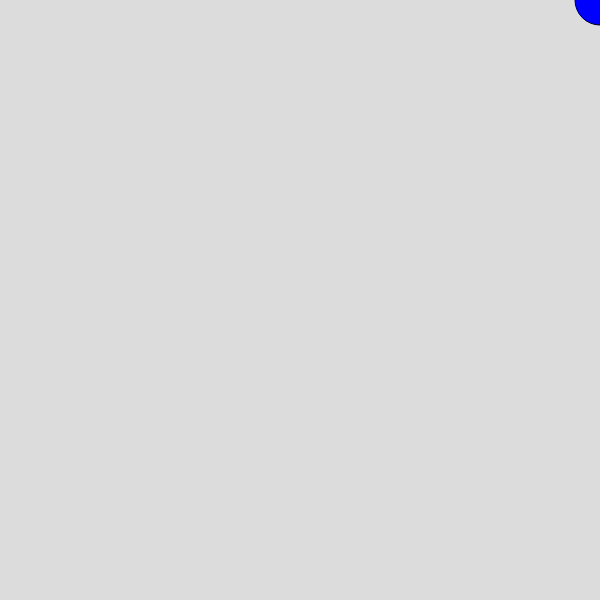
Frame 1 (no input)
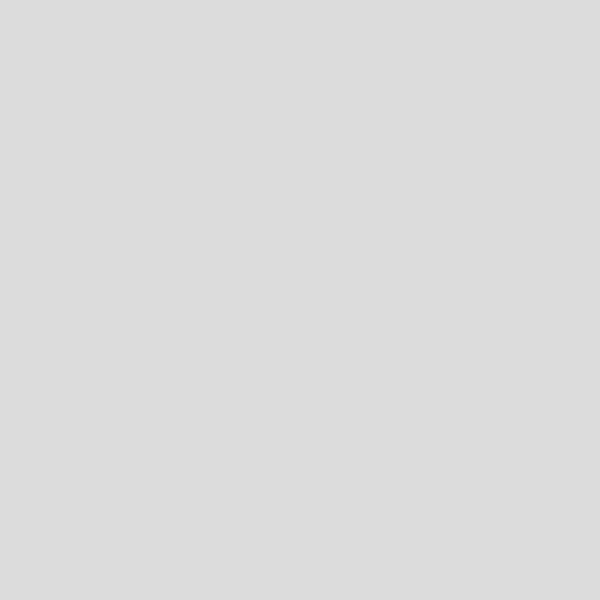
Frame 60 (no input)
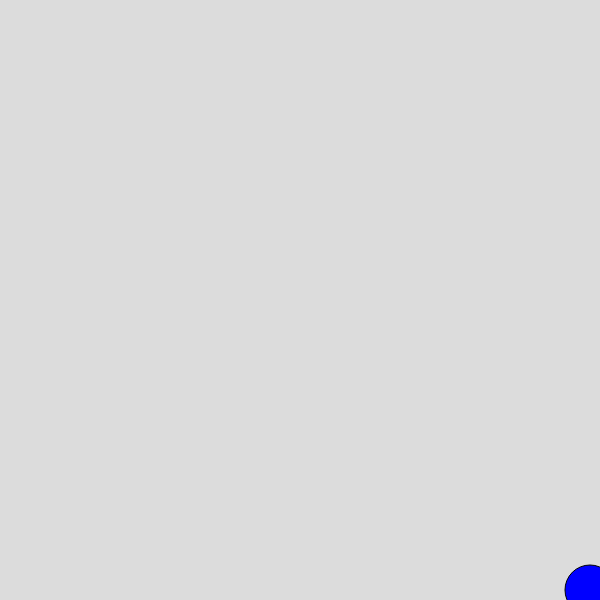
Frame 120 (the mouse pressed at the canvas centre since frame 60)

The p5.js sketch that drew these frames (run headless with seeded random() and noise() and a simulated clock; from frame 60 on, the mouse is pressed at the canvas centre):

// p5.js sketch
// ── sketch.js
// CREATE VARIABLES FOR THE CIRCLE'S POSITION//
let x = 600; // x-position of the circle// //Left/Right//
let y = 0; // y-position of the circle// //Up/Down//

function setup() {
  createCanvas(600, 600);
}

function draw() {
 // blue circle //  
  background(220);
  fill(0, 0, 255);
  circle(x, y, 50);
  x = x + 10; // the circle moves right by 1 pixel each frame//
  y = y + 10; // the circle moves down by 1 pixel each frame//

   /*stroke(200, 100, 100);
  strokeWeight(20); */

 /* USING MATHEMATIC OPERATIONS
  x= x + 10;
  x +=5;
  x++;// incrementing by 1//  
  */

  /* y = y - 1; 
  the negative number makes the circle move up, 
  the positive number makes it move down*/
  // the bigger the number, the faster the circle moves//


  /* BUTLT-IN VARIABLES
  line(pmouseX, pmouseY, mouseX, mouseY);
  */
  
}


function mousePressed() {
  x = 0;
  y = 0;
  }

function keyPressed() {
  x = 0;
  y = 0;
  }
  
 
